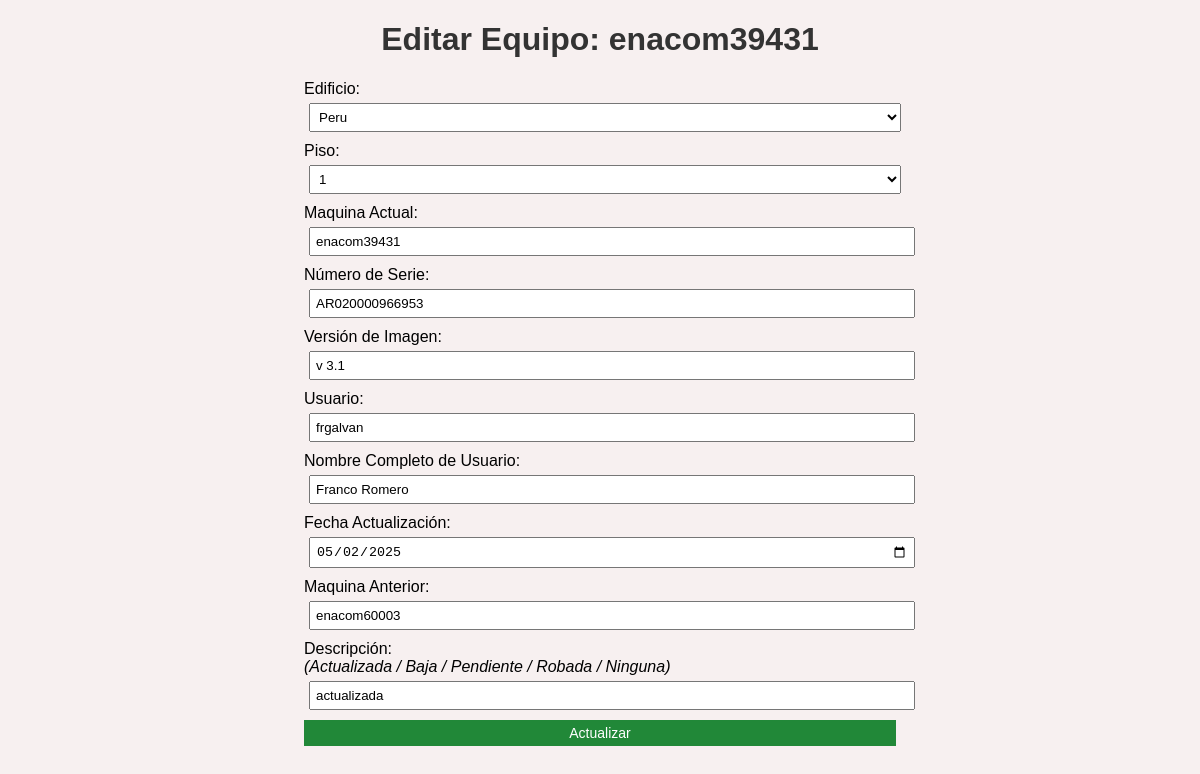
Screenshot of /editar_equipo/1 (signed in) with the database file from the repository.
### models.py (models this page shows)
class Equipo(db.Model):
    id = db.Column(db.Integer, primary_key=True)
    piso = db.Column(db.String(10), nullable=False)
    maquina_actual = db.Column(db.String(50), nullable=False)
    version_windows = db.Column(db.String(20), nullable=False)
    usuario = db.Column(db.String(50), nullable=False)
    fecha_actualizacion = db.Column(db.Date, nullable=True)
    maquina_anterior = db.Column(db.String(50), nullable=True)
    edificio = db.Column(db.String(100), nullable=True)
    nombre_usuario = db.Column(db.String(30), nullable=True)
    descripcion = db.Column(db.Text, nullable=True)
    numero_serie = db.Column(db.String(50), nullable=True, default='SIN_NUMERO')

### routes/equipos.py (the view)
@equipo_aios_bp.route('/editar_equipo/<int:id>', methods=['GET'])
@login_required
@basico_required
def editar_equipo(id):
    equipo = Equipo.query.get(id)
    return render_template('editar_equipo.html', equipo=equipo)

### app2.py (called while the page is built)
@login_manager.user_loader
def load_user(user_id):
    return User.query.get(int(user_id))

### models.py (called while the page is built)
    def has_role(self, *roles):
        return self.role in roles

### routes/auth.py (called while the page is built)
def basico_required(f):
    @wraps(f)
    def decorated_function(*args, **kwargs):
        if not current_user.is_authenticated or current_user.has_role('lectura'):
            abort(403)
        return f(*args, **kwargs)
    return decorated_function

### templates/editar_equipo.html (shortened to what this page needs)
<!DOCTYPE html>
<html lang="es">
<head>
    <link rel="stylesheet" type="text/css" href="{{ url_for('static', filename='styles.css') }}">
</head>
<body>
    <h1>Editar Equipo: {{ equipo.maquina_actual }}</h1>
    <form class="form-alineado" action="/actualizar_equipo/{{ equipo.id }}" method="post">
        <label for="edificio">Edificio:</label>
        <select id="filtro_edificio" name="edificio" required onchange="actualizarPisosFiltro()">
            <option value="Peru" {% if equipo.edificio=='Peru' %}selected{% endif %}>Peru</option>
        </select>
        <label for="piso">Piso:</label>
        <select id="filtro_piso" name="piso" required onfocus="actualizarPisosFiltro()">
            {% if equipo.piso %}
                <option value="{{ equipo.piso }}" selected>{{ equipo.piso }}</option>
            {% else %}
                <option value="{{ equipo.piso }}" {% if equipo.edificio == filtro_edificio %}selected{% endif %}>{{ equipo.piso }}</option>
            {% endif %}
        </select>
        <label for="maquina_actual">Maquina Actual:</label>
        <input type="text" name="maquina_actual" value="{{ equipo.maquina_actual }}" required>
        <label for="numero_serie">Número de Serie:</label>
        <input type="text" id="numero_serie" name="numero_serie" value="{{ equipo.numero_serie }}">
        <label for="version_windows">Versión de Imagen:</label>
        <input type="text" id="version_windows" name="version_windows" value="{{ equipo.version_windows }}">
        <label for="usuario">Usuario:</label>
        <input type="text" name="usuario" value="{{ equipo.usuario }}" required>
        <label for="nombre_usuario">Nombre Completo de Usuario:</label>
        <input type="text" name="nombre_usuario" value="{{ equipo.nombre_usuario }}">
        <label for="fecha_actualizacion">Fecha Actualización:</label>
        <input type="date" name="fecha_actualizacion"
            value="{{ equipo.fecha_actualizacion.strftime('%Y-%m-%d') if equipo.fecha_actualizacion else '' }}">
        <label for="maquina_anterior">Maquina Anterior:</label>
        <input type="text" name="maquina_anterior"
            value="{{ equipo.maquina_anterior if equipo.maquina_anterior else '' }}">
        <label for="descripcion">
            Descripción:<br>
            <em>(Actualizada / Baja / Pendiente / Robada / Ninguna)</em>
        </label>
        <input type="text" name="descripcion" value="{{ equipo.descripcion if equipo.descripcion else '' }}">
        <button type="submit">Actualizar</button>
    </form>
</body>
</html>

### static/styles.css (style rules this page uses)
body { font-family: Arial, sans-serif; background-color: #f7f0f0; text-align: center; max-width: 100%; overflow-x: hidden; }
h1 { color: #333; }
button { background: #218838; font-size: 14px; color: white; border: none; padding: 5px 10px; cursor: pointer; }
form { margin-bottom: 20px; }
input, select { padding: 5px; margin: 5px; }
.form-alineado { text-align: left; margin: 0 auto; width: 50%; }
.form-alineado input, .form-alineado select, .form-alineado button { display: block; width: 100%; margin-bottom: 10px; }

### rows the page displays
Equipo: maquina_actual "enacom39431", edificio "Peru", piso "1", numero_serie "AR020000966953", version_windows "v 3.1", usuario "frgalvan", nombre_usuario "Franco Romero", fecha_actualizacion "05/02/2025", maquina_anterior "enacom60003", descripcion "actualizada"
